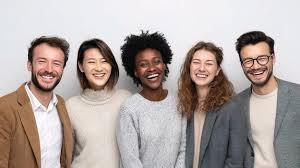
#> input picture backend/face_detection/group.jpg, 300 x 168 px
$ python detect_face.py
#> lines starting #> are read from the running program, lines starting #| are printed output that depends on the picture; after the words box and inside, x2 and y2 are one past the last pixel; in counts of white or black regions, pixels touching at a corner belong together
import cv2

img = cv2.imread("group.jpg")
#> img is the input picture: shape (168, 300, 3); mean B, G, R 161.6, 165.7, 176.6

gray = cv2.cvtColor(
    img,
    cv2.COLOR_BGR2GRAY
)
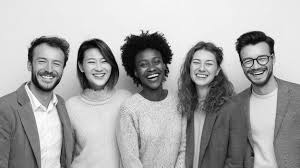
#> gray: shape (168, 300); min 0, max 255, mean 168.4

face_cascade = cv2.CascadeClassifier(
    cv2.data.haarcascades +
    "haarcascade_frontalface_default.xml"
)

faces = face_cascade.detectMultiScale(
    gray,
    scaleFactor=1.1,
    minNeighbors=4
)
#> faces = [[187, 51, 32, 32], [134, 49, 34, 34], [80, 49, 34, 34], [235, 44, 41, 41], [27, 44, 45, 45], [7, 17, 83, 83]]
print(faces)
#| [[187  51  32  32]
#|  [134  49  34  34]
#|  [ 80  49  34  34]
#|  [235  44  41  41]
#|  [ 27  44  45  45]
#|  [  7  17  83  83]]
print(
    "Faces Detected:",
    len(faces)
)
#| Faces Detected: 6

for (x,y,w,h) in faces:

    print("Face Found")

    print("X:",x)

    print("Y:",y)

    print("Width:",w)

    print("Height:",h)

    cv2.rectangle(
        img,
        (x,y),
        (x+w,y+h),
        (0,255,0),
        3
    )
#> this loop made 6 passes
#> (printed output is left out)
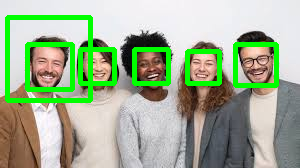
#> img: shape (168, 300, 3); 10.43% of pixels changed, all inside (x1, y1, x2, y2) = (5, 15, 279, 103)
cv2.imshow("Face",img)
cv2.waitKey(0)

count = 0

for (x,y,w,h) in faces:

    face = img[y:y+h,x:x+w]
    cv2.imwrite(
        f"face_{count}.jpg",
        face
    )
    count += 1
#> this loop made 6 passes
#> pass 1, `face = img[y:y+h,x:x+w]`:
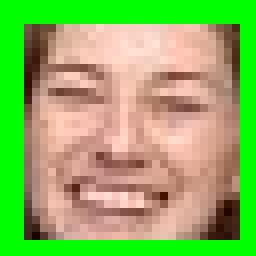
#> face: shape (32, 32, 3) (shown 8 times larger); mean B, G, R 95.4, 180.4, 139.7
#> pass 2, `face = img[y:y+h,x:x+w]`:
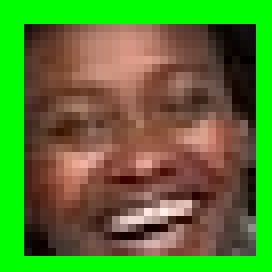
#> face: shape (34, 34, 3) (shown 8 times larger); mean B, G, R 46.9, 125.6, 85.1
#> pass 3, `face = img[y:y+h,x:x+w]`:
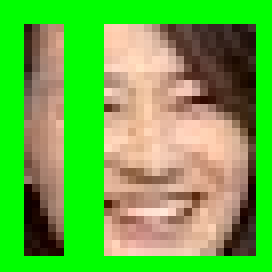
#> face: shape (34, 34, 3) (shown 8 times larger); mean B, G, R 67, 180.2, 101.9
#> after the loop, count = 6

$ run again, with backend/face_detection/person.jpg copied over backend/face_detection/group.jpg
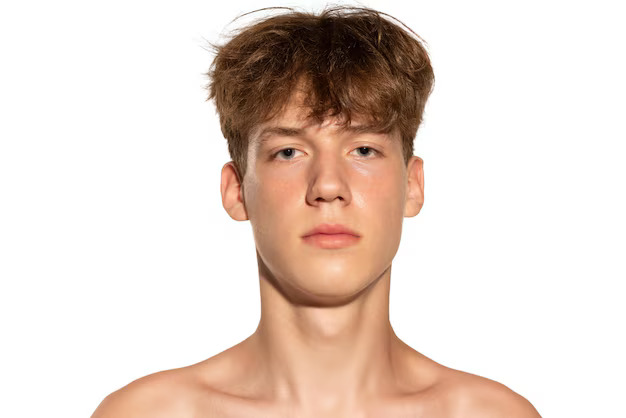
#> input picture backend/face_detection/person.jpg, 626 x 418 px
#> img is the input picture: shape (418, 626, 3); mean B, G, R 205.6, 214.6, 230.3
#> faces = [[226, 77, 201, 201]]
#| [[226  77 201 201]]
#| Faces Detected: 1
#> the loop `for (x,y,w,h) in faces: ` made 1 pass
#> (printed output is left out)
#> after the loop `for (x,y,w,h) in faces:`:
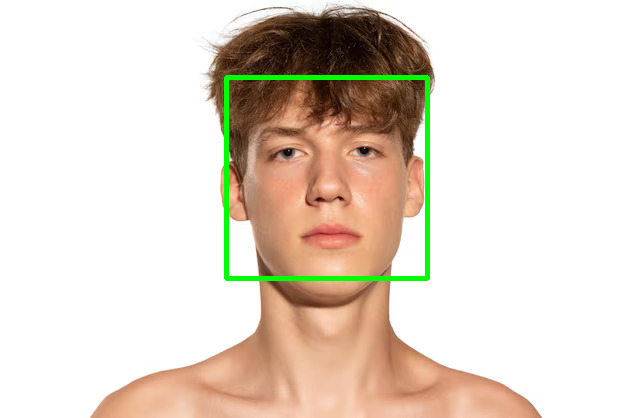
#> img: shape (418, 626, 3); 1.53% of pixels changed, all inside (x1, y1, x2, y2) = (224, 75, 430, 281)
#> the loop `for (x,y,w,h) in faces: ` made 1 pass
#> (x, y, w, h, count) on pass 1: (226, 77, 201, 201, 1)
#> pass 1, `face = img[y:y+h,x:x+w]`:
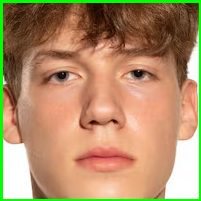
#> face: shape (201, 201, 3); mean B, G, R 104.5, 142.2, 176.8
#> after the loop `for (x,y,w,h) in faces:`: count = 1
